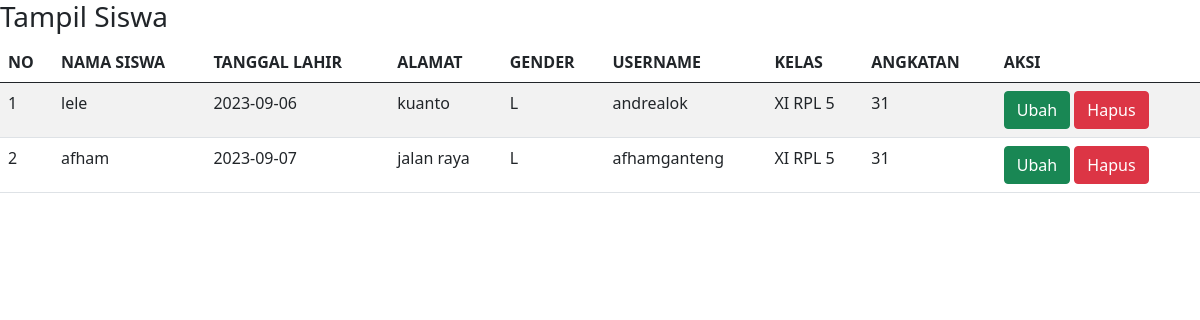
The app's page /tampil_siswa.php with its own data.
### tables this page shows
CREATE TABLE `siswa` (
  `id_siswa` int(11) NOT NULL,
  `nama_siswa` varchar(100) NOT NULL,
  `tanggal_lahir` date NOT NULL,
  `gender` enum('L','P') NOT NULL,
  `alamat` text NOT NULL,
  `usernamee` varchar(255) NOT NULL,
  `password` varchar(255) NOT NULL,
  `id_kelas` int(11) NOT NULL
);

CREATE TABLE `kelas` (
  `id_kelas` int(11) NOT NULL,
  `nama_kelas` varchar(20) NOT NULL,
  `kelompok` varchar(20) NOT NULL,
  `angkatan` int(50) NOT NULL
);

### tampil_siswa.php (the view, shortened to what this page needs)
<!DOCTYPE html>
<html lang="en">
<head>
    <link href="https://cdn.jsdelivr.net/npm/bootstrap@5.0.1/dist/css/bootstrap.min.css" rel="stylesheet">
</head>
<body>
    <h3 id="studentTableCaption">Tampil Siswa</h3>
    <table class="table table-hover table-striped" aria-labelledby="studentTableCaption" role="table">
        <thead>
            <tr>
                <th>NO</th><th>NAMA SISWA</th><th>TANGGAL LAHIR</th>
                <th>ALAMAT</th><th>GENDER</th>
                <th>USERNAME</th><th>KELAS</th><th>ANGKATAN</th><th>AKSI</th>
            </tr>
        </thead>
        <tbody>
            <?php
            include "koneksi.php";
            $qry_siswa=mysqli_query($koneksi,"select * from siswa join kelas on kelas.id_kelas=siswa.id_kelas");
            $no=0;
            while($data_siswa=mysqli_fetch_array($qry_siswa)){
                $no++;
            ?>
            <tr>
                <td><?=$no?></td><td><?=$data_siswa['nama_siswa']?></td>
                <td><?=$data_siswa['tanggal_lahir']?></td>
                <td><?=$data_siswa['alamat']?></td>
                <td><?=$data_siswa['gender']?></td>
                <td><?=$data_siswa['usernamee']?></td>
                <td><?=$data_siswa['nama_kelas']?></td>
                <td><?=$data_siswa['angkatan']?></td>
                <td>
                    <a href="ubah_siswa.php?id_siswa=<?=$data_siswa['id_siswa']?>" class="btn btn-success" aria-label="Ubah data siswa">Ubah</a>
                    <a href="hapus.php?id_siswa=<?=$data_siswa['id_siswa']?>" onclick="return confirm('Apakah anda yakin menghapus data ini?')"
                    class="btn btn-danger" aria-label="Hapus data siswa">Hapus</a>
                </td>
            </tr>
            <?php
            }
            ?>
        </tbody>
    </table>
</body>
</html>

### records on screen
siswa: nama_siswa "lele", tanggal_lahir "2023-09-06", alamat "kuanto", gender "L", usernamee "andrealok", id_kelas.nama_kelas "XI RPL 5", id_kelas.angkatan "31"
siswa: nama_siswa "afham", tanggal_lahir "2023-09-07", alamat "jalan raya", gender "L", usernamee "afhamganteng", id_kelas.nama_kelas "XI RPL 5", id_kelas.angkatan "31"
